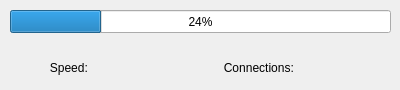
<?xml version="1.0" encoding="UTF-8"?>
<ui version="4.0">
 <class>Downloading_Dialog</class>
 <widget class="QDialog" name="Downloading_Dialog">
  <property name="geometry">
   <rect>
    <x>0</x>
    <y>0</y>
    <width>400</width>
    <height>90</height>
   </rect>
  </property>
  <property name="cursor">
   <cursorShape>BusyCursor</cursorShape>
  </property>
  <property name="windowTitle">
   <string>Dowloading</string>
  </property>
  <property name="windowIcon">
   <iconset>
    <normaloff>LMCL.ico</normaloff>LMCL.ico</iconset>
  </property>
  <widget class="QProgressBar" name="progressBar">
   <property name="geometry">
    <rect>
     <x>10</x>
     <y>10</y>
     <width>381</width>
     <height>23</height>
    </rect>
   </property>
   <property name="value">
    <number>24</number>
   </property>
  </widget>
  <widget class="QLabel" name="speed_label">
   <property name="geometry">
    <rect>
     <x>20</x>
     <y>60</y>
     <width>101</width>
     <height>16</height>
    </rect>
   </property>
   <property name="text">
    <string>Speed: </string>
   </property>
   <property name="alignment">
    <set>Qt::AlignCenter</set>
   </property>
  </widget>
  <widget class="QLabel" name="connections_label">
   <property name="geometry">
    <rect>
     <x>190</x>
     <y>60</y>
     <width>141</width>
     <height>16</height>
    </rect>
   </property>
   <property name="text">
    <string>Connections: </string>
   </property>
   <property name="alignment">
    <set>Qt::AlignCenter</set>
   </property>
  </widget>
 </widget>
 <resources/>
 <connections/>
</ui>
